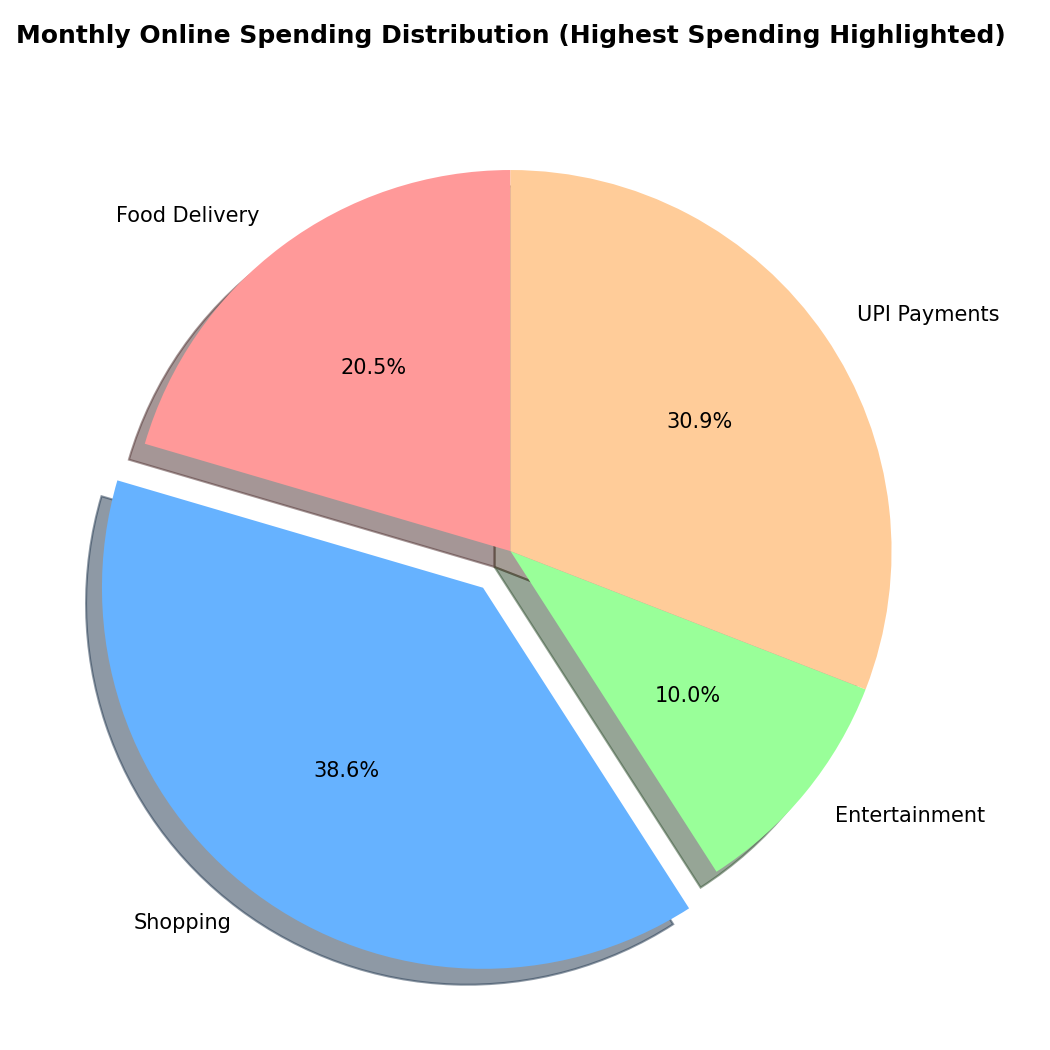

Write the Python code that produced this figure.

import matplotlib
matplotlib.use('Agg')
import matplotlib.pyplot as plt

categories = ['Food Delivery', 'Shopping', 'Entertainment', 'UPI Payments']
spending_inr = [4500, 8500, 2200, 6800]
colors = ['#FF9999', '#66B2FF', '#99FF99', '#FFCC99']

explode = (0, 0.12, 0, 0)

plt.figure(figsize=(7, 7))
plt.pie(
    spending_inr, 
    labels=categories, 
    autopct='%1.1f%%', 
    explode=explode, 
    startangle=90, 
    colors=colors,
    shadow=True,
    textprops={'fontsize': 10}
)
plt.title('Monthly Online Spending Distribution (Highest Spending Highlighted)', fontsize=12, fontweight='bold', pad=15)

plt.tight_layout()
plt.savefig('session4_task2_explode.png', dpi=150)
plt.close()

print("session4_task2_explode.py executed successfully. Chart saved as session4_task2_explode.png (150 DPI).")
